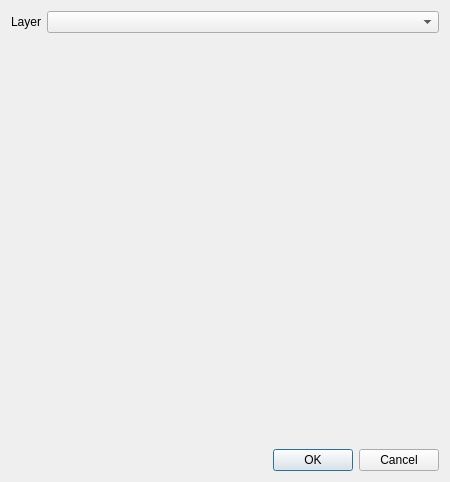
<?xml version="1.0" encoding="UTF-8"?>
<ui version="4.0">
 <class>Histogram</class>
 <widget class="QWidget" name="Histogram">
  <property name="geometry">
   <rect>
    <x>0</x>
    <y>0</y>
    <width>450</width>
    <height>482</height>
   </rect>
  </property>
  <property name="windowTitle">
   <string>Histogram</string>
  </property>
  <layout class="QVBoxLayout" name="verticalLayout">
   <item>
    <layout class="QFormLayout" name="formLayout">
     <property name="fieldGrowthPolicy">
      <enum>QFormLayout::ExpandingFieldsGrow</enum>
     </property>
     <item row="0" column="0">
      <widget class="QLabel" name="label">
       <property name="text">
        <string>Layer</string>
       </property>
      </widget>
     </item>
     <item row="0" column="1">
      <widget class="QgsMapLayerComboBox" name="cbx_layer">
       <property name="sizePolicy">
        <sizepolicy hsizetype="Expanding" vsizetype="Fixed">
         <horstretch>0</horstretch>
         <verstretch>0</verstretch>
        </sizepolicy>
       </property>
      </widget>
     </item>
    </layout>
   </item>
   <item>
    <widget class="QDialogButtonBox" name="button_box">
     <property name="orientation">
      <enum>Qt::Horizontal</enum>
     </property>
     <property name="standardButtons">
      <set>QDialogButtonBox::Cancel|QDialogButtonBox::Ok</set>
     </property>
    </widget>
   </item>
   <item>
    <layout class="QVBoxLayout" name="layout_plot"/>
   </item>
  </layout>
 </widget>
 <customwidgets>
  <customwidget>
   <class>QgsMapLayerComboBox</class>
   <extends>QComboBox</extends>
   <header>qgsmaplayercombobox.h</header>
  </customwidget>
 </customwidgets>
 <resources/>
 <connections/>
</ui>
